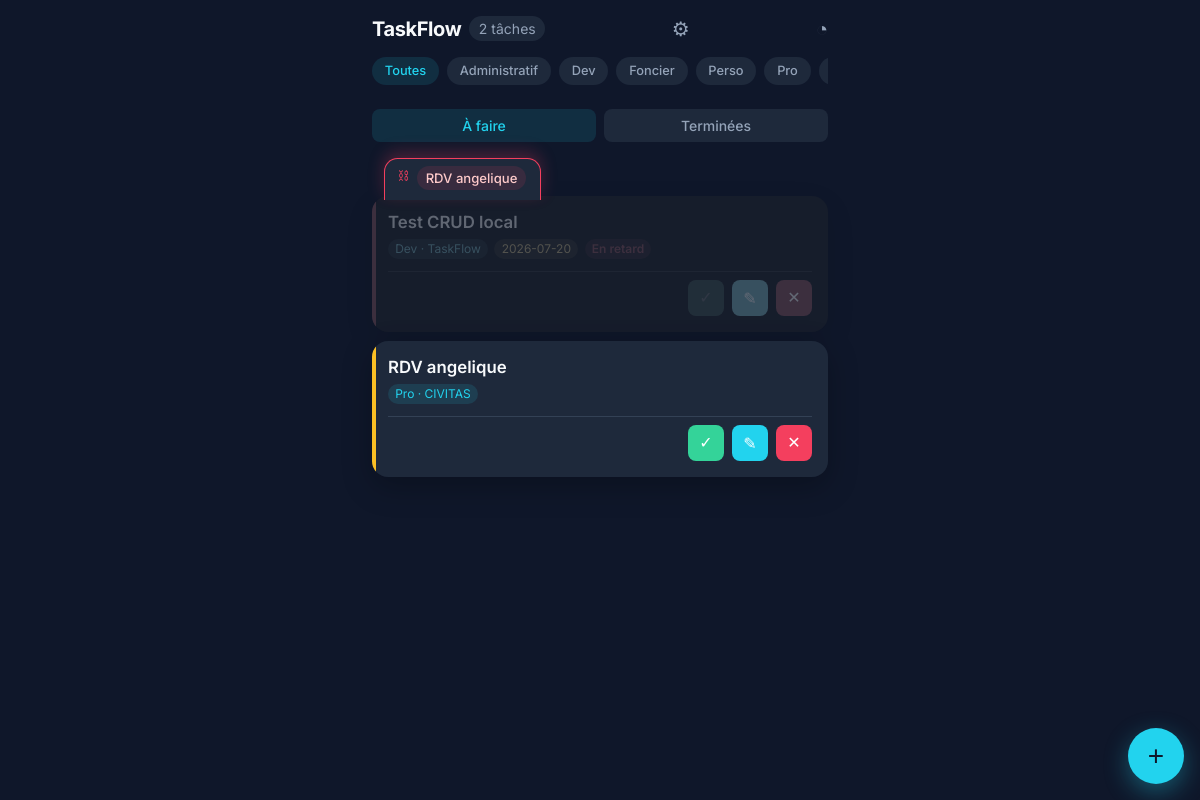
Before: / with the older database file.
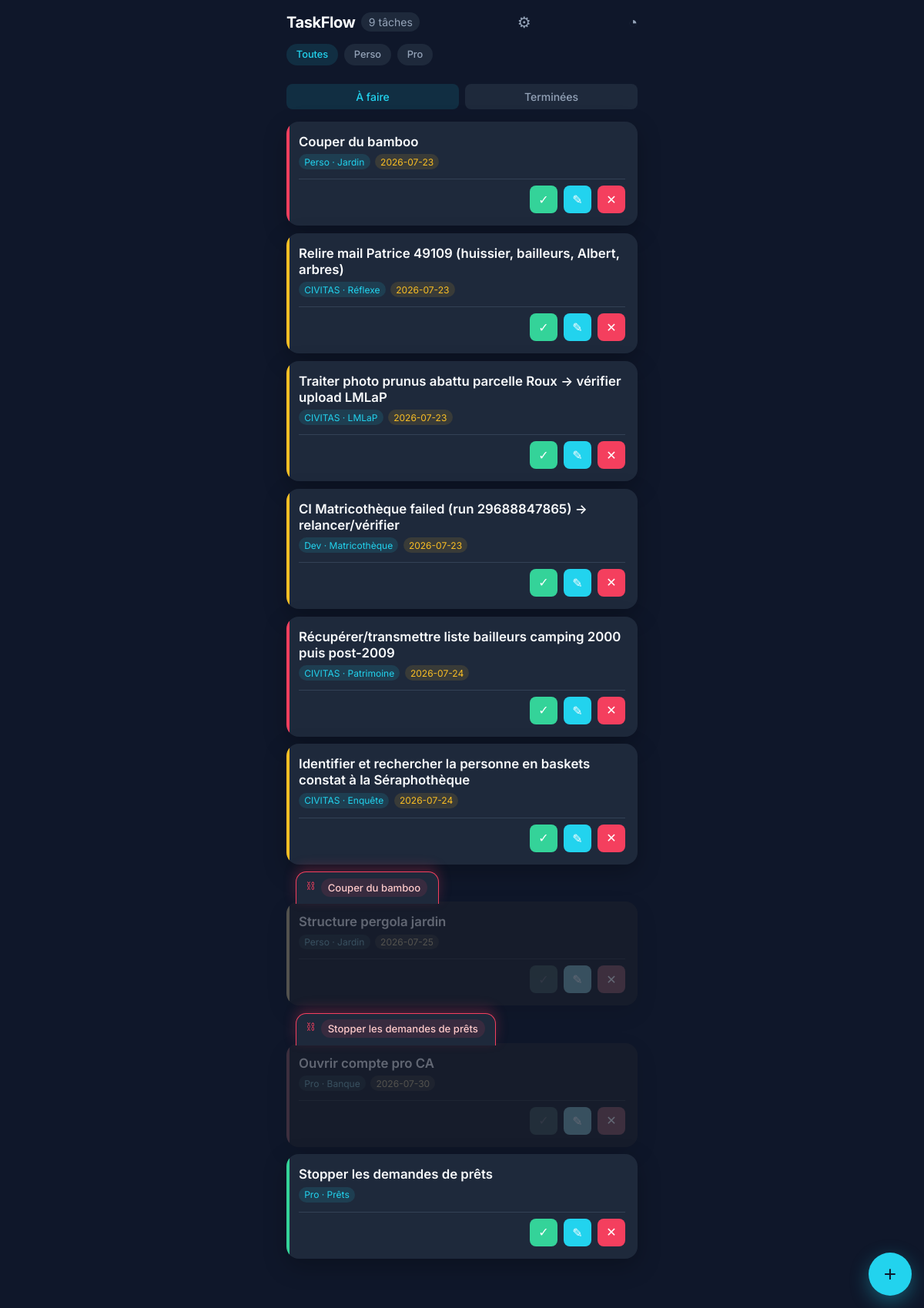
After: the same page with the newer database file.
### tables this page shows
CREATE TABLE tasks (id INTEGER PRIMARY KEY AUTOINCREMENT, title TEXT NOT NULL, category TEXT NOT NULL, subcategory TEXT, priority INTEGER CHECK(priority BETWEEN 1 AND 3), due_at TEXT, done INTEGER DEFAULT 0, done_at TEXT, created_at TEXT DEFAULT CURRENT_TIMESTAMP);

### src/TaskRepository.php (called while the page is built, shortened)
<?php
final class TaskRepository
{
    private PDO $pdo;
    public function __construct(PDO $pdo)
    {
        $this->pdo = $pdo;
        $this->ensureSchema();
        $this->seedDefaults();
    }
    private function ensureSchema(): void
    {
        $this->pdo->exec('CREATE TABLE IF NOT EXISTS tasks (id INTEGER PRIMARY KEY AUTOINCREMENT, title TEXT NOT NULL, category TEXT NOT NULL, subcategory TEXT, priority INTEGER CHECK(priority BETWEEN 1 AND 3), due_at TEXT, done INTEGER DEFAULT 0, done_at TEXT, created_at TEXT DEFAULT CURRENT_TIMESTAMP)');
        $this->migrateCategoriesSchema();
        $this->pdo->exec('CREATE TABLE IF NOT EXISTS categories (name TEXT NOT NULL, subcategory TEXT NOT NULL DEFAULT \'\', PRIMARY KEY (name, subcategory))');
        $this->pdo->exec('CREATE TABLE IF NOT EXISTS task_dependencies (blocker_id INTEGER NOT NULL, blocked_id INTEGER NOT NULL, PRIMARY KEY (blocker_id, blocked_id), FOREIGN KEY (blocker_id) REFERENCES tasks(id) ON DELETE CASCADE, FOREIGN KEY (blocked_id) REFERENCES tasks(id) ON DELETE CASCADE)');
        try {
            $this->pdo->exec('ALTER TABLE tasks ADD COLUMN done_at TEXT');
        } catch (\PDOException $e) {
        }
    }
    private function migrateCategoriesSchema(): void
    {
        $info = $this->pdo->query("PRAGMA table_info('categories')")->fetchAll();
        $hasCompositePk = false;
        foreach ($info as $col) {
            if ($col['name'] === 'subcategory' && ($col['pk'] ?? 0) == 2) {
                $hasCompositePk = true;
                break;
            }
        }
        if ($hasCompositePk) {
            return;
        }
        $this->pdo->exec('ALTER TABLE categories RENAME TO categories_old');
        $this->pdo->exec('CREATE TABLE categories (name TEXT NOT NULL, subcategory TEXT NOT NULL DEFAULT \'\', PRIMARY KEY (name, subcategory))');
        $this->pdo->exec('DROP TABLE categories_old');
    }
    private function seedDefaults(): void
    {
        $default = [
            'Perso' => ['Courses', 'Santé', 'Famille'],
            'Pro' => ['Roland', 'CIVITAS', 'Appels'],
            'Dev' => ['TaskFlow', 'Matricothèque', 'LMLaP'],
            'Veille' => ['Météo', 'Veille-tech', 'Veille-concurrence'],
            'Foncier' => ['Carte', 'Dossiers', 'RDV'],
            'Projets' => ['Bougies', 'VINYLS', 'Fundisc'],
            'Administratif' => ['Impôt', 'Banque', 'Assurance'],
        ];
        $existing = $this->pdo->query('SELECT name, subcategory FROM categories')->fetchAll(PDO::FETCH_ASSOC);
        $map = [];
        foreach ($existing as $row) {
            $map[trim($row['name'])][] = $row['subcategory'];
        }
        foreach ($default as $cat => $subs) {
            foreach ($subs as $sub) {
                if (!isset($map[$cat]) || !in_array($sub, $map[$cat], true)) {
                    $this->insertCategory($cat, $sub);
                }
            }
        }
    }
    private function insertCategory(string $category, string $subcategory): void
    {
        $stmt = $this->pdo->prepare('INSERT OR IGNORE INTO categories (name, subcategory) VALUES (:name, :subcategory)');
        $stmt->execute([':name' => $category, ':subcategory' => $subcategory]);
    }
    public function categories(): array
    {
        $rows = $this->pdo->query('SELECT name, subcategory FROM categories ORDER BY name, subcategory')->fetchAll(PDO::FETCH_ASSOC);
        $out = [];
        foreach ($rows as $row) {
            $out[trim($row['name'])][] = $row['subcategory'];
        }
        return $out;
    }
    public function findIncomplete(?string $category = null): array
    {
        $sql = 'SELECT * FROM tasks WHERE done = 0';
        $params = [];
        $sql .= ' ORDER BY due_at IS NULL, (CASE WHEN due_at < DATE(\'now\') THEN 0 ELSE 1 END) ASC, due_at ASC, priority ASC';
        $stmt = $this->pdo->prepare($sql);
        $stmt->execute($params);
        return $stmt->fetchAll();
    }
    public function isOverdue(int $id): bool
    {
        $task = $this->find($id);
        if (!$task || empty($task['due_at']) || (int) $task['done'] === 1) {
            return false;
        }
        return $task['due_at'] < date('Y-m-d');
    }
    public function find(int $id): ?array
    {
        $stmt = $this->pdo->prepare('SELECT * FROM tasks WHERE id = :id');
        $stmt->execute([':id' => $id]);
        $row = $stmt->fetch();
        return $row ?: null;
    }
    public function blockersFor(int $id): array
    {
        $stmt = $this->pdo->prepare('SELECT t.* FROM tasks t JOIN task_dependencies d ON d.blocker_id = t.id WHERE d.blocked_id = :id AND t.done = 0 ORDER BY t.due_at IS NULL, t.due_at ASC');
        $stmt->execute([':id' => $id]);
        return $stmt->fetchAll();
    }
}

### public/index.php (the view, shortened to what the changed rows need)
<?php
$dbPath = __DIR__ . '/taskflow.db';
if (!file_exists($dbPath)) {
    $dbPath = __DIR__ . '/taskflow.sqlite';
    if (!file_exists($dbPath)) {
        $dbPath = __DIR__ . '/../data/taskflow.db';
    }
}
$pdo = Database::get($dbPath);
$repo = new TaskRepository($pdo);
$categories = $repo->categories();
$view = $_GET['view'] ?? 'todo';
if ($view !== 'done') {
    $view = 'todo';
}
$filter = $_GET['category'] ?? null;
$tasks = $view === 'todo' ? $repo->findIncomplete($filter) : $repo->findDone();
$blockersMap = [];
if ($view === 'todo') {
    $ids = array_column($tasks, 'id');
    foreach ($ids as $tid) {
        $blockersMap[(int) $tid] = $repo->blockersFor((int) $tid);
    }
}
?>
<!DOCTYPE html>
<html lang="fr">
<head>
  <link rel="stylesheet" href="style.css">
</head>
<body>
  <div class="container">
    <header>
      <h1>TaskFlow</h1>
      <span class="count"><?= count($tasks) ?> tâche<?= count($tasks) > 1 ? 's' : '' ?></span>
      <a class="admin-link" href="admin.php" title="Gérer les catégories">⚙</a>
      <a class="admin-link" href="stats.php" title="Statistiques">◔</a>
    </header>
    <nav class="filters">
      <a href="." class="<?= $filter === null ? 'active' : '' ?>">Toutes</a>
      <?php foreach ($categories as $cat => $_): ?>
        <a href="?category=<?= urlencode($cat) ?><?= $view === 'done' ? '&view=done' : '' ?>" class="<?= $filter === $cat ? 'active' : '' ?>"><?= htmlspecialchars($cat) ?></a>
      <?php endforeach; ?>
    </nav>
    <div class="stack">
      <?php foreach ($tasks as $task): ?>
        <?php $blockers = $blockersMap[(int) $task['id']] ?? []; ?>
        <div class="task-stack">
          <?php if (!empty($blockers)): ?>
            <div class="blocker-overlay">
              <div class="blocker-line">
                <span class="blocker-icon">⛓</span>
                <div class="blocker-body">
                  <?php foreach ($blockers as $b): ?>
                    <a class="blocker-chip" href="?action=edit&id=<?= (int) $b['id'] ?>"><?= htmlspecialchars($b['title']) ?></a>
                  <?php endforeach; ?>
                </div>
              </div>
            </div>
          <?php endif; ?>
        <article class="task-card priority-<?= (int) $task['priority'] ?> <?= $view === 'done' ? 'done' : '' ?> <?= !empty($blockers) ? 'blocked' : '' ?>">
          <div class="task-content">
            <h2><?= htmlspecialchars($task['title'], ENT_QUOTES, 'UTF-8') ?></h2>
            <div class="task-meta">
              <span class="chip"><?= htmlspecialchars($task['category']) ?><?= $task['subcategory'] ? ' · ' . htmlspecialchars($task['subcategory']) : '' ?></span>
              <?php if ($task['due_at']): ?><span class="chip due-chip"><?= htmlspecialchars($task['due_at']) ?></span><?php endif; ?>
              <?php if ($repo->isOverdue((int) $task['id'])): ?><span class="chip overdue-chip">En retard</span><?php endif; ?>
            </div>
          </div>
          <div class="task-actions">
            <?php if ($view === 'todo'): ?>
              <form method="post" class="action-form">
                <button type="submit" class="btn btn-success <?= !empty($blockers) ? 'btn-disabled' : '' ?>" title="Terminer" <?= !empty($blockers) ? 'disabled' : '' ?>>✓</button>
              </form>
              <a class="btn btn-primary" href="?action=edit&id=<?= (int) $task['id'] ?><?= $filter ? '&category=' . urlencode($filter) : '' ?>" title="Éditer">✎</a>
            <?php endif; ?>
            <form method="post" class="action-form" onsubmit="return confirm('Supprimer cette tâche ?');">
              <button type="submit" class="btn btn-danger" title="Supprimer">✕</button>
            </form>
          </div>
        </article>
        </div>
      <?php endforeach; ?>
    </div>
  </div>
</body>
</html>

Changed rows visible on the page:
removed tasks: title "Test CRUD local", category "Dev", subcategory "TaskFlow", due_at "2026-07-20", shows "En retard"
removed tasks: title "RDV angelique", category "Pro", subcategory "CIVITAS"
added tasks: title "Couper du bamboo", category "Perso", subcategory "Jardin", due_at "2026-07-23"
added tasks: title "Relire mail Patrice 49109 (huissier, bailleurs, Albert, arbres)", category "CIVITAS", subcategory "Réflexe", due_at "2026-07-23"
added tasks: title "Traiter photo prunus abattu parcelle Roux → vérifier upload LMLaP", category "CIVITAS", subcategory "LMLaP", due_at "2026-07-23"
added tasks: title "CI Matricothèque failed (run 29688847865) → relancer/vérifier", category "Dev", subcategory "Matricothèque", due_at "2026-07-23"
added tasks: title "Récupérer/transmettre liste bailleurs camping 2000 puis post-2009", category "CIVITAS", subcategory "Patrimoine", due_at "2026-07-24"
added tasks: title "Identifier et rechercher la personne en baskets constat à la Séraphothèque", category "CIVITAS", subcategory "Enquête", due_at "2026-07-24"
now on this page (row edited): tasks: title "Structure pergola jardin", category "Perso", subcategory "Jardin", due_at "2026-07-25"
added tasks: title "Ouvrir compte pro CA", category "Pro", subcategory "Banque", due_at "2026-07-30"
added tasks: title "Stopper les demandes de prêts", category "Pro", subcategory "Prêts"
Other visible differences:
count($tasks): "2" → "9"
list line gone: "Administratif"
list line gone: "Dev"
list line gone: "Foncier"
